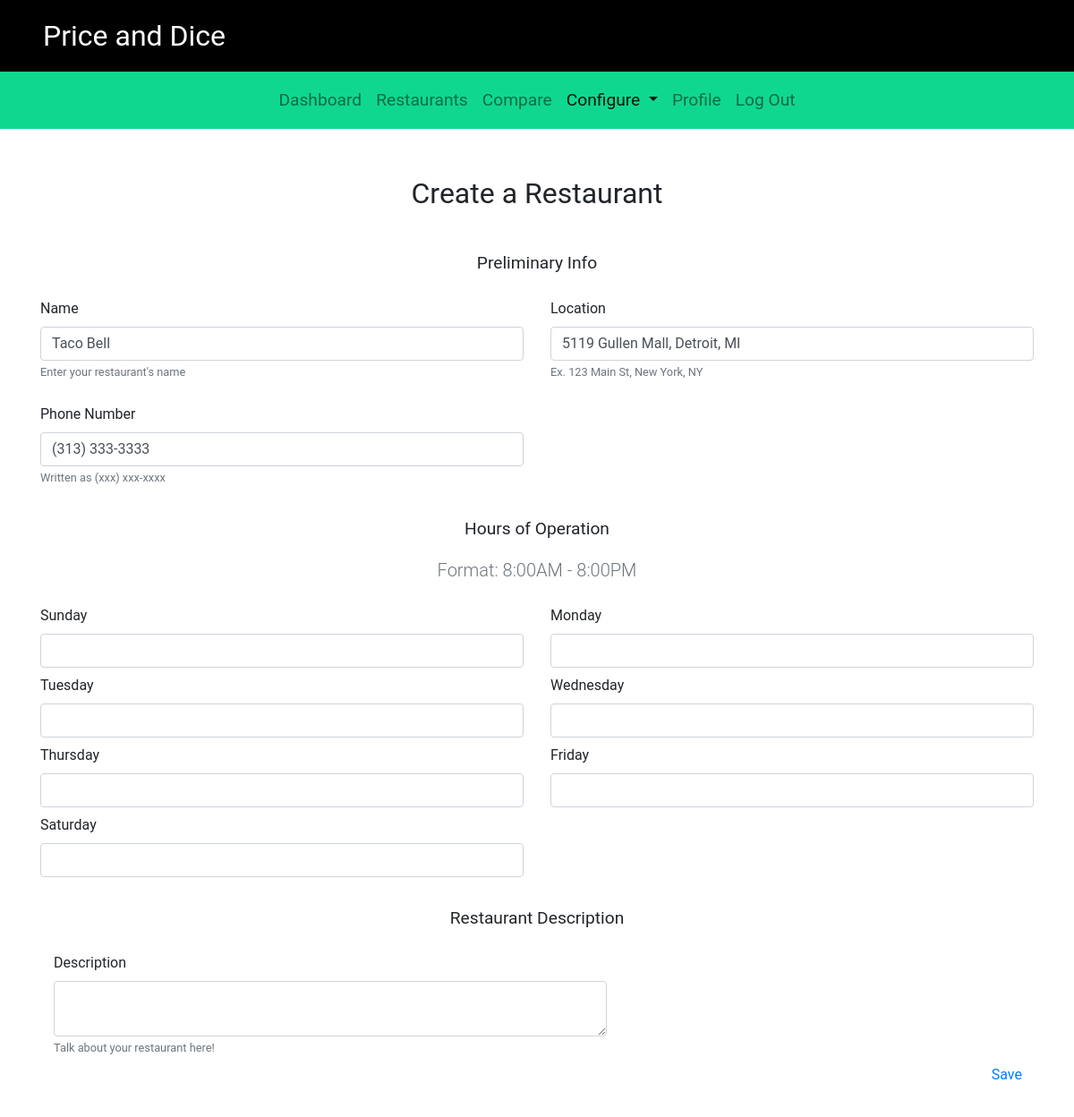
/campus/edit_restaurant/97 (signed in), run on the app's committed database.
### campus/models.py (models this page shows, shortened)
class Restaurant(models.Model):
    name = models.CharField(max_length=200)
    location = models.CharField(max_length=200)
    phone_number = models.CharField(max_length=20, default='(xxx) xxx-xxxx')
    description = models.CharField(max_length=300, default='No description added')
    sunday = models.CharField(max_length=20, default=DEFAULT_HOURS)
    monday = models.CharField(max_length=20, default=DEFAULT_HOURS)
    tuesday = models.CharField(max_length=20, default=DEFAULT_HOURS)
    wednesday = models.CharField(max_length=20, default=DEFAULT_HOURS)
    thursday = models.CharField(max_length=20, default=DEFAULT_HOURS)
    friday = models.CharField(max_length=20, default=DEFAULT_HOURS)
    saturday = models.CharField(max_length=20, default=DEFAULT_HOURS)
    item_list = models.ManyToManyField(Item)

### campus/views.py (the view)
# urls.py: path('edit_restaurant/<int:restaurant_id>', views.edit_restaurant, name='edit_restaurant'),
def edit_restaurant(request, restaurant_id):
    context = {}
    try:
        restaurant = Restaurant.objects.get(pk=restaurant_id)
        context['name'] = restaurant.name
        context['location'] = restaurant.location
        context['phone_number'] = restaurant.phone_number
        context['description'] = restaurant.description
        context['sunday'] = restaurant.sunday
        context['monday'] = restaurant.monday
        context['tuesday'] = restaurant.tuesday
        context['wednesday'] = restaurant.wednesday
        context['thursday'] = restaurant.thursday
        context['friday'] = restaurant.friday
        context['saturday'] = restaurant.saturday
        context['is_data_preloaded'] = True
        context['restaurant_id'] = restaurant.id
        return render(request, 'campus/add-restaurant.html', context)
    except Restaurant.DoesNotExist:
        restaurant = None
        return restaurant_list(request)

### campus/templates/campus/add-restaurant.html (shortened to what this page needs)
{% extends "./base.html" %}
{% load static %}
{% block  configure_dropdown_link %}
<li class="nav-item dropdown active">
    <a class="nav-link dropdown-toggle" href="#" id="navbarDropdown" role="button" data-toggle="dropdown" aria-haspopup="true" aria-expanded="false">
    Configure
    </a>
</li>
{% endblock %}
{% block body %}
<div id="app">
    {% autoescape on %}
    <form method="POST" action="{% url 'campus:add_restaurant_action' %}" id="restaurant_form">
        <div class="container content-top">
            <div class="row">
                <div class="col-lg-12">
                    <p class="page-header text-center">Create a Restaurant</p>
                </div>
            </div>
            <br>
            <div class="row pb-2">
                <div class="col-lg-12">
                    <p class="text-center subheading">Preliminary Info</p>
                </div>
            </div>
            <div class="row">
                <div class="col-lg-6">
                    <label for = "restaurant_name">Name</label>
                    <input type="text" class="form-control" id="restaurant_name"
                        name="restaurant_name" value="{{name}}">
                    <small class="text-muted">Enter your restaurant's name</small>
                </div>
                <div class="col-lg-6">
                    <label for = "restaurant_location">Location</label>
                    <input type="text" class="form-control" id="restaurant_location"
                        name="restaurant_location" value="{{location}}">
                    <small class="text-muted">Ex. 123 Main St, New York, NY</small>
                </div>
            </div>
            <br>
            <div class="row pb-2">
                <div class="col-lg-6">
                    <label for = "phone_number">Phone Number</label>
                    <input type="text" class="form-control" id="phone_number"
                        name="phone_number" value="{{phone_number}}">
                    <small class="text-muted">Written as (xxx) xxx-xxxx</small>
                </div>
            </div>
            <br>
            <div class="row pb-2">
                <div class="col-lg-12">
                    <p class="text-center subheading">Hours of Operation</p>
                    <p class="lead text-muted text-center">Format: 8:00AM - 8:00PM</p>
                </div>
            </div>
            <div class="row pb-2">
                <div class="col-lg-6">
                    <label for='sunday'>Sunday</label>
                    <input type='text' class="form-control"
                        name='sunday' id='sunday'
                        value="{{sunday}}">
                </div>
                <div class="col-lg-6">
                    <label for="monday">Monday</label>
                    <input type="text" class="form-control"
                        name="monday" id="monday"
                        value="{{monday}}">
                </div>
            </div>
            <div class="row pb-2">
                <div class="col-lg-6">
                    <label for='tuesday'>Tuesday</label>
                    <input type='text' class="form-control"
                        name='tuesday' id='tuesday'
                        value="{{tuesday}}">
                </div>
                <div class="col-lg-6">
                    <label for="wednesday">Wednesday</label>
                    <input type="text" class="form-control"
                        name="wednesday" id="wednesday"
                        value="{{wednesday}}">
                </div>
            </div>
            <div class="row pb-2">
                <div class="col-lg-6">
                    <label for='thursday'>Thursday</label>
                    <input type='text'
                        class="form-control"
                        name='thursday' id='thursday'
                        value="{{thursday}}">
                </div>
                <div class="col-lg-6">
                    <label for="friday">Friday</label>
                    <input type="text"
                        class="form-control"
                        name="friday" id="friday"
                        value="{{friday}}">
                </div>
            </div>
            <div class="row pb-2">
                <div class="col-lg-6">
                    <label for='saturday'>Saturday</label>
                    <input type='text'
                        class="form-control"
                        name='saturday' id='saturday'
                        value="{{saturday}}">
                </div>
            </div>
            <br>
            <div class="row pb-2">
                    <div class="col-lg-12">
                        <p class="text-center subheading">Restaurant Description</p>
                    </div>
            </div>
            <div class="col-lg-7">
                <label for = "restaurant_description">Description</label>
                <textarea type="comment" class="form-control" id="restaurant_description"
                    name="restaurant_description">{{description}}</textarea>
                <small class="text-muted">Talk about your restaurant here!</small>
            </div>
            <div class="row">
                <div class="col-lg-12 text-right">
                    {% if is_data_preloaded %}
                        <button type="submit" class="btn btn-link">Save</button>
                    {% else %}
                        <button type="submit" class="btn btn-link">Create</button>
                    {% endif %}
                </div>
            </div>
        </div>
    </form>
    {% endautoescape %}
</div>
<br>
<br>
{% endblock %}

### campus/static/campus/style.css (style rules this page uses)
body { font-family: 'Roboto', sans-serif; }
.page-header { font-size: 2rem; font-weight: normal; }
.subheading { font-size: 1.2rem; }
.content-top { margin-top: 3rem; }

### campus/static/campus/navbar.css (style rules this page uses)
li.nav-item a.nav-link { display: block; height: 4rem; padding-top: 1.1rem; font-size: 1.2rem; }

### data on the page
Restaurant: restaurant_name "Taco Bell", restaurant_location "5119 Gullen Mall, Detroit, MI", phone_number "(313) 333-3333"
